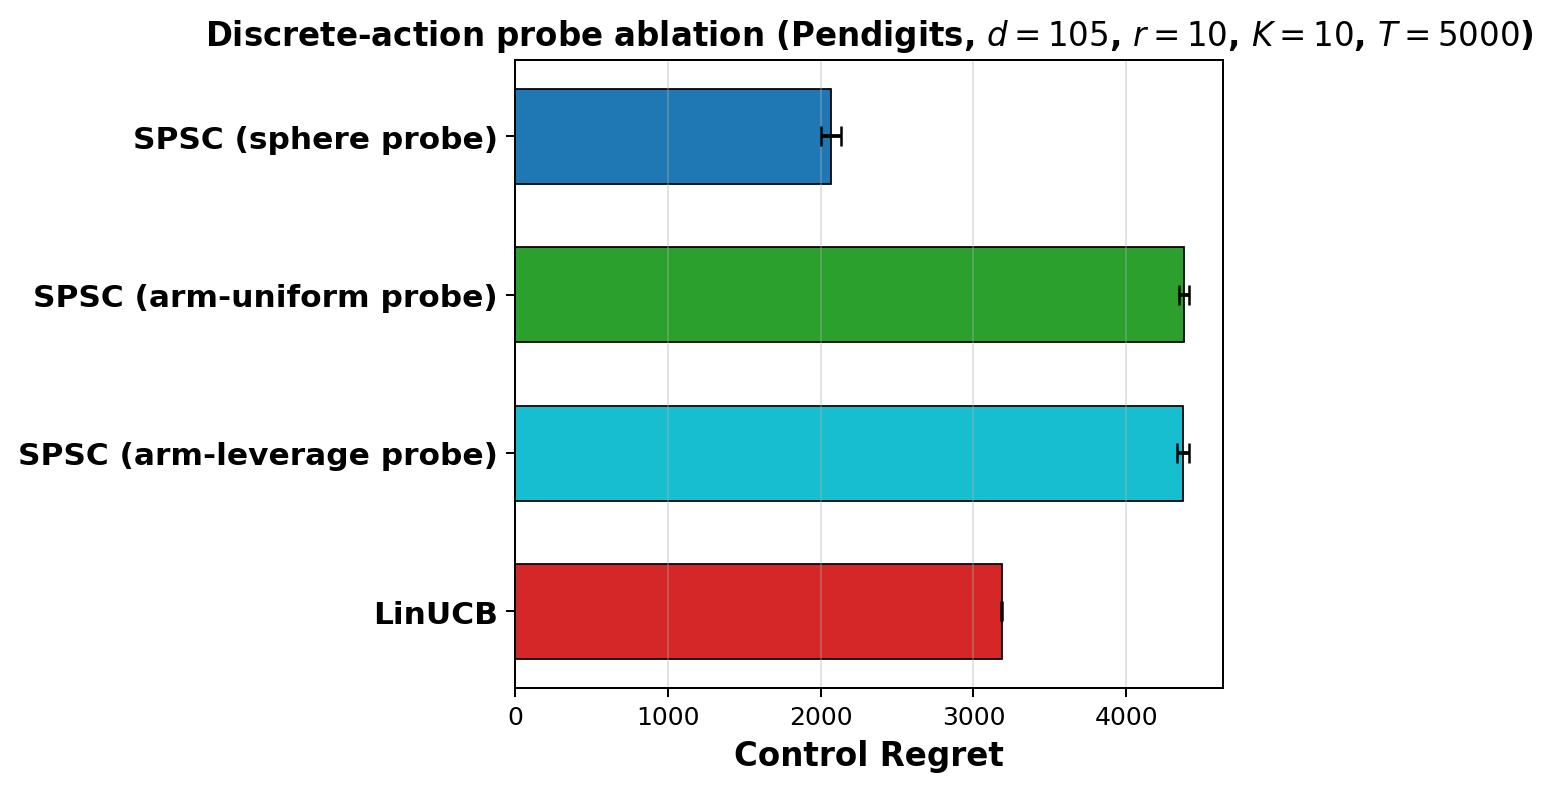

Recreate this plot in Python.
"""
Discrete-action probe ablation (Reviewer 2 Q3).

Setting: Pendigits, d=105, r=10, K=10, T=5,000, 10 seeds.

Compares three probe variants for SPSC's probe rounds:
  - sphere       : draw u ~ sphere(sqrt(d))           (paper default)
  - arm_uniform  : draw u along a random arm from A_t
  - arm_leverage : draw u along an arm a from A_t with prob ~ ||a||^2

Implementation: monkey-patches the SPSC instance's `rng.standard_normal(d)`
to return a vector pointing in a feasible-arm direction.  SPSC then computes
u_t = sqrt(d) * z / ||z|| as usual, so u_t lies on the d-sphere but along
the chosen arm direction.  This isolates "the recovery operator only sees
arm directions" without changing the SPSC code.

Honest caveat: this restricts probe DIRECTIONS to feasible arm directions
but still rescales to sphere norm. A fully unscaled discrete-action probe
would also need a recalibrated K^{-1} operator (the closed-form sphere-K^{-1}
becomes biased), which is outside the scope of this ablation.
"""

import os, sys, json, time
import numpy as np
import matplotlib
matplotlib.use("Agg")
import matplotlib.pyplot as plt

from environments import RealPendigitsEnvironment
from algorithm import SPSC_Algorithm1, LinUCB

OUT_DIR     = os.path.dirname(os.path.abspath(__file__))
RESULTS_DIR = os.path.join(OUT_DIR, "results")
os.makedirs(RESULTS_DIR, exist_ok=True)
RESULTS_PATH = os.path.join(RESULTS_DIR, "experiment_discrete_probe.json")
FIGURE_PATH  = os.path.join(OUT_DIR, "experiment_discrete_probe.png")

# --------------------------------------------------------------------------
# Configuration (matches Pendigits best winning cell from §5.2)
# --------------------------------------------------------------------------
N_SEEDS     = 10
T_TOTAL     = 5000
SEG_SIZE    = 500
N_SEGMENTS  = 10
D, R        = 105, 10
PROBE_EVERY = 10
PROBE_COST  = 0.02
WINDOW      = 400
LAM         = 0.01
DELTA       = 0.05


def make_env(seed):
    return RealPendigitsEnvironment(
        d=D, r=R, n_actions=40, segment_size=SEG_SIZE,
        n_segments=N_SEGMENTS, seed=seed * 13 + 7,
    )


# --------------------------------------------------------------------------
# Action-set tracker: makes env.last_action_set readable from the rng wrapper
# --------------------------------------------------------------------------
class TrackingEnv:
    def __init__(self, env):
        object.__setattr__(self, "_env", env)
        object.__setattr__(self, "last_action_set", None)

    def get_action_set(self, t, rng=None):
        a = self._env.get_action_set(t, rng=rng)
        object.__setattr__(self, "last_action_set", a)
        return a

    # Pass-through everything else
    def __getattr__(self, name):
        return getattr(self._env, name)

    def __setattr__(self, name, val):
        if name == "last_action_set":
            object.__setattr__(self, name, val)
        else:
            setattr(self._env, name, val)


# --------------------------------------------------------------------------
# RNG wrapper: redirects standard_normal(d) to an arm direction
# --------------------------------------------------------------------------
class ArmProbeRng:
    """
    Wraps a numpy Generator.  When SPSC calls standard_normal(d), returns a
    vector along a random arm of env.last_action_set; SPSC's normalisation
    u_t = sqrt(d) * z / ||z|| then yields a sphere-norm probe in arm direction.
    All other rng calls pass through unchanged.
    """
    _SENTINEL = ("_rng", "_env", "_d", "_mode", "_n_probe_calls")

    def __init__(self, base_rng, env, d, mode="arm_uniform"):
        for k in self._SENTINEL:
            object.__setattr__(self, k, None)
        object.__setattr__(self, "_rng", base_rng)
        object.__setattr__(self, "_env", env)
        object.__setattr__(self, "_d", int(d))
        object.__setattr__(self, "_mode", mode)
        object.__setattr__(self, "_n_probe_calls", 0)

    def standard_normal(self, size=None, *args, **kwargs):
        # Probe pattern: SPSC_Algorithm1 calls standard_normal(d) with
        # `size` as a positional int equal to ambient dim.
        if isinstance(size, (int, np.integer)) and int(size) == self._d:
            actset = self._env.last_action_set
            if actset is None or len(actset) == 0:
                return self._rng.standard_normal(int(size))

            n_arms = len(actset)
            if self._mode == "arm_uniform":
                idx = int(self._rng.integers(n_arms))
            elif self._mode == "arm_leverage":
                norms2 = np.sum(actset ** 2, axis=1) + 1e-12
                p = norms2 / norms2.sum()
                idx = int(self._rng.choice(n_arms, p=p))
            else:
                idx = int(self._rng.integers(n_arms))

            arm = actset[idx].astype(float)
            object.__setattr__(self, "_n_probe_calls",
                               self._n_probe_calls + 1)
            # Returning `arm`: SPSC normalises to sqrt(d) * arm / ||arm||,
            # giving a sphere-norm probe along the arm direction.
            return arm.copy()

        return self._rng.standard_normal(size, *args, **kwargs)

    # Pass through all other rng methods/attrs
    def __getattr__(self, name):
        return getattr(self._rng, name)

    def __setattr__(self, name, val):
        if name in self._SENTINEL:
            object.__setattr__(self, name, val)
        else:
            setattr(self._rng, name, val)


# --------------------------------------------------------------------------
# Run helpers
# --------------------------------------------------------------------------
def run_spsc(seed, mode):
    """mode in {sphere, arm_uniform, arm_leverage}."""
    base_env = make_env(seed)
    env = TrackingEnv(base_env)

    spsc = SPSC_Algorithm1(
        env, probe_every=PROBE_EVERY, probe_cost=PROBE_COST,
        window=WINDOW, lam=LAM, delta=DELTA, seed=seed,
        normalize_gamma_by_d=True,
    )
    if mode != "sphere":
        spsc.rng = ArmProbeRng(spsc.rng, env, d=D, mode=mode)

    metrics = spsc.run()
    return float(metrics.cumulative_control_regret[-1])


def run_linucb(seed):
    env = make_env(seed)
    lin = LinUCB(env, lam=LAM, delta=DELTA, seed=seed + 1000)
    metrics = lin.run()
    return float(metrics.cumulative_control_regret[-1])


# --------------------------------------------------------------------------
# Main
# --------------------------------------------------------------------------
def main():
    print("=" * 80)
    print(f"Discrete-action probe ablation: Pendigits d={D}, r={R}, T={T_TOTAL}, K={N_SEGMENTS}, seeds={N_SEEDS}")
    print("=" * 80)

    results = {"sphere": [], "arm_uniform": [], "arm_leverage": [], "linucb": []}

    for seed in range(N_SEEDS):
        print(f"\n  -- seed {seed+1}/{N_SEEDS} --", flush=True)
        for mode in ("sphere", "arm_uniform", "arm_leverage"):
            t0 = time.time()
            r = run_spsc(seed, mode)
            results[mode].append(r)
            print(f"    SPSC ({mode:14s})  regret = {r:>8.0f}   [{time.time()-t0:.1f}s]",
                  flush=True)
        t0 = time.time()
        r = run_linucb(seed)
        results["linucb"].append(r)
        print(f"    LinUCB                      regret = {r:>8.0f}   [{time.time()-t0:.1f}s]",
              flush=True)

    with open(RESULTS_PATH, "w") as f:
        json.dump(results, f, indent=2)
    print(f"\nSaved: {RESULTS_PATH}")

    # ----------------------------------------------------------------------
    # Summary
    # ----------------------------------------------------------------------
    print("\n" + "=" * 80)
    print(f"  Summary  (Pendigits d={D}, r={R}, {N_SEEDS} seeds)")
    print("-" * 80)
    print(f"  {'Method':<28}  {'Mean':>8}  {'SE':>6}  {'vs LinUCB':>10}")
    print("-" * 80)
    lin_mean = np.mean(results["linucb"])
    for k, label in [
        ("sphere",       "SPSC sphere probe"),
        ("arm_uniform",  "SPSC arm-uniform probe"),
        ("arm_leverage", "SPSC arm-leverage probe"),
        ("linucb",       "LinUCB (baseline)"),
    ]:
        v = np.array(results[k])
        m, s = v.mean(), v.std() / np.sqrt(len(v))
        delta = (m / max(lin_mean, 1e-8) - 1) * 100
        print(f"  {label:<28}  {m:>8.0f}  {s:>6.0f}  {delta:>+9.1f}%")
    print("=" * 80)

    plot(results)


def plot(results):
    LABELS = {
        "sphere":       "SPSC (sphere probe)",
        "arm_uniform":  "SPSC (arm-uniform probe)",
        "arm_leverage": "SPSC (arm-leverage probe)",
        "linucb":       "LinUCB",
    }
    COLORS = {
        "sphere":       "#1f77b4",
        "arm_uniform":  "#2ca02c",
        "arm_leverage": "#17becf",
        "linucb":       "#d62728",
    }
    keys = ["sphere", "arm_uniform", "arm_leverage", "linucb"]

    means = [np.mean(results[k]) for k in keys]
    ses   = [np.std(results[k]) / np.sqrt(len(results[k])) for k in keys]

    fig, ax = plt.subplots(figsize=(7.0, 4.5))
    y = np.arange(len(keys))
    ax.barh(y, means, xerr=ses, color=[COLORS[k] for k in keys],
            capsize=4, height=0.6, edgecolor="black", linewidth=0.7)
    ax.set_yticks(y)
    ax.set_yticklabels([LABELS[k] for k in keys],
                       fontsize=12.5, fontweight="bold")
    ax.invert_yaxis()
    ax.set_xlabel("Control Regret", fontsize=13, fontweight="bold")
    ax.set_title(
        f"Discrete-action probe ablation (Pendigits, "
        f"$d{{=}}{D}$, $r{{=}}{R}$, $K{{=}}{N_SEGMENTS}$, $T{{=}}{T_TOTAL}$)",
        fontsize=13, fontweight="bold",
    )
    ax.grid(True, axis="x", alpha=0.35)
    plt.tight_layout()
    plt.savefig(FIGURE_PATH, dpi=180, bbox_inches="tight")
    print(f"Saved: {FIGURE_PATH}")


if __name__ == "__main__":
    main()
